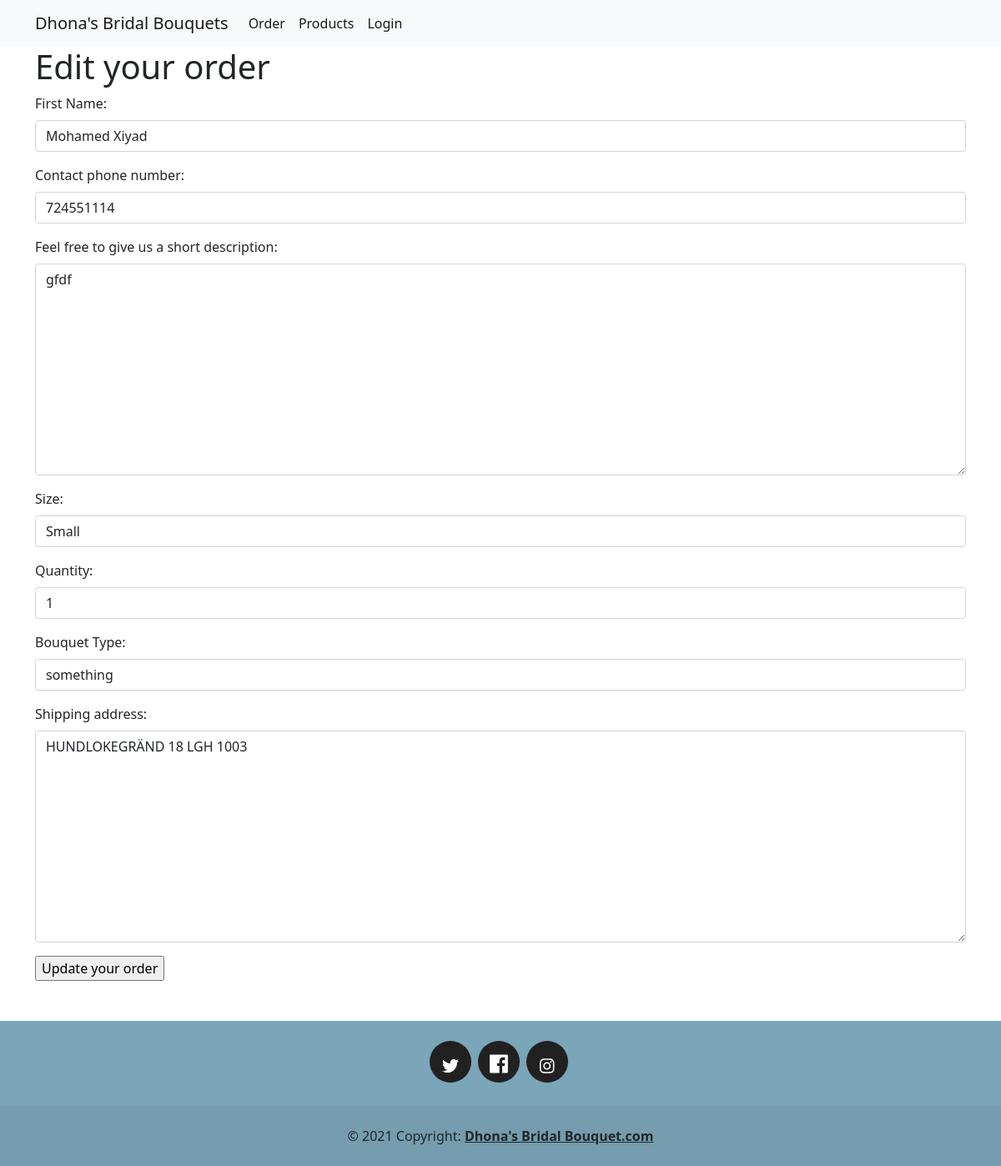
Screenshot of /edit_order/1 with the database file from the repository.
### flower/models.py (models this page shows)
class Order(models.Model):
    SIZE = (
        ('SMALL', 'Small',),
        ('MEDIUM', 'Medium',),
        ('LARGE', 'Large',),
    )
    name = models.CharField(max_length=100)
    phone_no = models.IntegerField(default='', help_text='Contact phone number', blank=False, )
    description = models.CharField(max_length=100)
    size = models.CharField(max_length=10, choices=SIZE)
    quantity = models.IntegerField()
    bouquet_type = models.ForeignKey(BouquetType, on_delete=models.CASCADE)
    subtotal = models.DecimalField(max_digits=10, decimal_places=2, default=0.00)
    shipping_fee = models.DecimalField(max_digits=10, decimal_places=2, default=0.00)
    total = models.DecimalField(max_digits=10, decimal_places=2, default=0.00)
    shipping_address = models.TextField(blank=True, null=True)
    timestamp = models.DateTimeField(auto_now_add=True)  # automatically datetime object

class BouquetType(models.Model):
    bouquet_type = models.CharField(max_length=100)
    def __str__(self):
        return self.bouquet_type

### flower/views.py (the view, shortened to what this page needs)
# urls.py: path('edit_order/<int:pk>', views.edit_order, name='edit_order'),
def edit_order(request, pk):
    ordered_bouquet = Order.objects.get(pk=pk)
    form = FlowerOrderForm(instance=ordered_bouquet)
    return render(request, 'flower/edit_order.html', {'FlowerOrderForm': form, 'ordered_bouquet': ordered_bouquet})

### flower/forms.py
class FlowerOrderForm(forms.ModelForm):
    class Meta:
        model = Order
        fields = ['name', 'phone_no', 'description', 'size', 'quantity', 'bouquet_type', 'shipping_address',]
        labels = {'name': 'First Name', 'phone_no': 'Contact phone number', 'description': 'Feel free to give us a short description:', 'quantity': 'Quantity', 'bouquet_type': 'Bouquet Type'}
        widgets = {'description': forms.Textarea}

### templates/flower/edit_order.html (shortened to what this page needs)
{% extends 'flower/base.html' %}
{% load crispy_forms_filters %}
{% load crispy_forms_tags %}
{% block body %}
    {% load widget_tweaks %}
    <div class="container mb-5">
        <h1>Edit your order</h1>
        <form action="{% url 'edit_order' ordered_bouquet.pk %}" method="post">
        {% for field in FlowerOrderForm %}
            <div class="form-group {% if field.errors %}alert alert-danger{% endif %}">
                {{ field.label_tag }}
                {% render_field field class="form-control" %}
                 </div>
        {% endfor %}
            <input type="submit" value="Update your order">
        </form>
    </div>
{% endblock %}

### rows the page displays
Order: name "Mohamed Xiyad" "724551114" "gfdf" "Small" "1" "HUNDLOKEGRÄND 18 LGH 1003"
BouquetType: bouquet_type "something"

### other values shown
{{ field.label_tag }} "First Name:" "Contact phone number:" "Feel free to give us a short description:" "Size:" "Quantity:" "Bouquet Type:" "Shipping address:"
